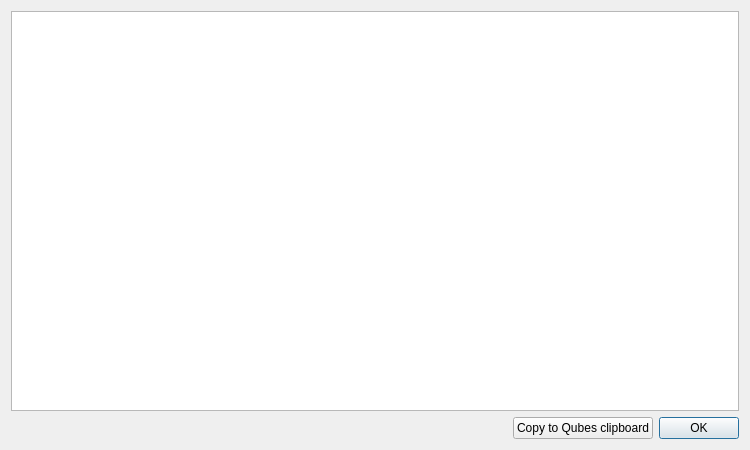
<?xml version="1.0" encoding="UTF-8"?>
<ui version="4.0">
 <class>LogDialog</class>
 <widget class="QDialog" name="LogDialog">
  <property name="geometry">
   <rect>
    <x>0</x>
    <y>0</y>
    <width>750</width>
    <height>450</height>
   </rect>
  </property>
  <property name="windowTitle">
   <string>Dialog</string>
  </property>
  <layout class="QVBoxLayout" name="verticalLayout">
   <item>
    <layout class="QGridLayout" name="buttonsLayout"/>
   </item>
   <item>
    <widget class="QTextBrowser" name="log_text">
     <property name="font">
      <font>
       <family>Monospace</family>
      </font>
     </property>
     <property name="toolTip">
      <string>Copy Dom0 clipboard to Qubes clipboard</string>
     </property>
    </widget>
   </item>
   <item>
    <layout class="QHBoxLayout" name="horizontalLayout">
     <item>
      <spacer name="horizontalSpacer">
       <property name="orientation">
        <enum>Qt::Horizontal</enum>
       </property>
       <property name="sizeHint" stdset="0">
        <size>
         <width>40</width>
         <height>20</height>
        </size>
       </property>
      </spacer>
     </item>
     <item>
      <widget class="QPushButton" name="copy_to_qubes_clipboard">
       <property name="sizePolicy">
        <sizepolicy hsizetype="Minimum" vsizetype="Fixed">
         <horstretch>0</horstretch>
         <verstretch>0</verstretch>
        </sizepolicy>
       </property>
       <property name="focusPolicy">
        <enum>Qt::TabFocus</enum>
       </property>
       <property name="text">
        <string>Copy to Qubes clipboard</string>
       </property>
       <property name="icon">
        <iconset resource="../resources.qrc">
         <normaloff>:/copy.png</normaloff>:/copy.png</iconset>
       </property>
       <property name="iconSize">
        <size>
         <width>20</width>
         <height>20</height>
        </size>
       </property>
      </widget>
     </item>
     <item>
      <widget class="QDialogButtonBox" name="buttonBox">
       <property name="sizePolicy">
        <sizepolicy hsizetype="Fixed" vsizetype="Fixed">
         <horstretch>0</horstretch>
         <verstretch>0</verstretch>
        </sizepolicy>
       </property>
       <property name="orientation">
        <enum>Qt::Horizontal</enum>
       </property>
       <property name="standardButtons">
        <set>QDialogButtonBox::Ok</set>
       </property>
      </widget>
     </item>
    </layout>
   </item>
  </layout>
 </widget>
 <resources>
  <include location="../resources.qrc"/>
 </resources>
 <connections>
  <connection>
   <sender>buttonBox</sender>
   <signal>rejected()</signal>
   <receiver>LogDialog</receiver>
   <slot>reject()</slot>
   <hints>
    <hint type="sourcelabel">
     <x>316</x>
     <y>260</y>
    </hint>
    <hint type="destinationlabel">
     <x>286</x>
     <y>274</y>
    </hint>
   </hints>
  </connection>
  <connection>
   <sender>buttonBox</sender>
   <signal>accepted()</signal>
   <receiver>LogDialog</receiver>
   <slot>accept()</slot>
   <hints>
    <hint type="sourcelabel">
     <x>248</x>
     <y>254</y>
    </hint>
    <hint type="destinationlabel">
     <x>157</x>
     <y>274</y>
    </hint>
   </hints>
  </connection>
 </connections>
</ui>
